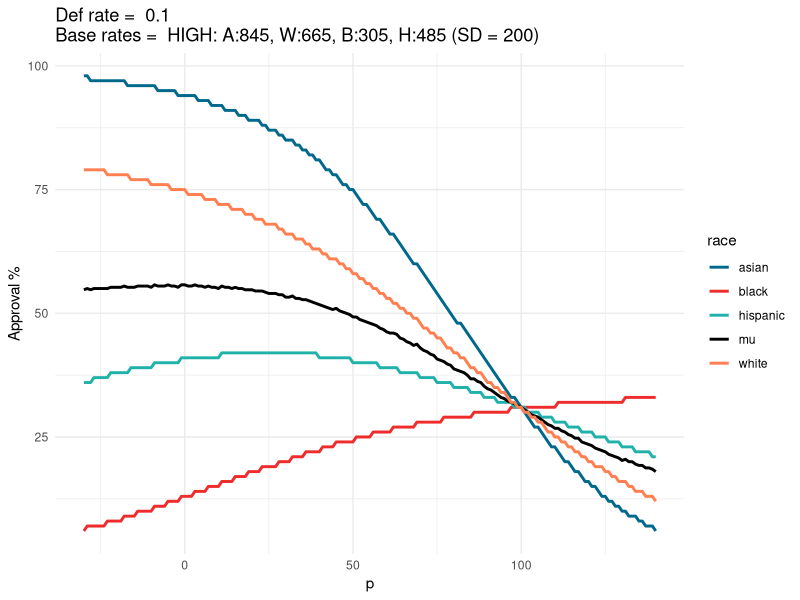

Recreate this plot in R.
#######################
#Define known values:
#######################
library(tidyverse)
library(patchwork)
library(jsonlite)

def.limit = 0.1

#FICO score distributions

# base_rates
#race_rates = c('asian'=0.06, 'white'=0.61, 'black'=0.14, 'hispanic'=0.19)
race_rates = c('asian'=0.25, 'white'=0.25, 'black'=0.25, 'hispanic'=0.25) #equal base rates

# means
race_means = c('asian'=675, 'white'=625, 'black'=525, 'hispanic'=575) #low diff
mu_type = 'LOW: A:675, W:625, B:525, H:575 (SD:200)'
race_means = c('asian'=750, 'white'=650, 'black'=450, 'hispanic'=550) #med diff
mu_type = 'MEDIUM: A:750, W:650, B:450, H:550 (SD:200)'
race_means = c('asian'=845, 'white'=665, 'black'=305, 'hispanic'=485) #high diff
mu_type = 'HIGH: A:845, W:665, B:305, H:485 (SD = 200)'
race_sds = c('asian'=200, 'white'=200, 'black'=200, 'hispanic'=200)
# race_means = c('asian'=641, 'white'=636, 'black'=528, 'hispanic'=583) #true means
# mu_type = 'EMPIRICAL: A:641, W:636, B:528, H:583'
#race_sds = c('asian'=115, 'white'=118, 'black'=118, 'hispanic'=120)

# pdf of fico score given the fico truncation.
dtnorm = function(x, m, s){
   dnorm(x, m, s) / (pnorm(850, m, s) - pnorm(300, m, s))
}

# default-rate for fico
def_rate_fico = function(x){(1-1/(1+exp(-.016*(x-550))))}

# default rate for threshold, mu, sd
default_rate = function(threshold, m, s){
   integrate(function(x){
      dtnorm(x,m,s)*def_rate_fico(x)
   },
   threshold,850)$val
}

# total default rate with baserates
default_rate_total = function(thresholds){
   dr = purrr::pmap_dbl(data.frame(threshold = thresholds, m = race_means, s = race_sds), 
                        default_rate)
   sum(dr*race_rates)/sum(race_rates) # in case we dont have it sum to 1
}

# find constant thresholds
find.constant.thresholds = function(def.limit){
   t = uniroot(function(t){ 
      default_rate_total(rep(t, 4))-def.limit
   }, 
   lower=300, 
   upper=850)$root
   rep(t, 4)
}

# find constant conditional probability
find.equal.thresholds = function(def.limit){
   p = uniroot(function(p){
      default_rate_total(qnorm(1-p, race_means, race_sds))-def.limit}, 
      lower=0.001, 
      upper=0.999)$root
   qnorm(1-p, race_means, race_sds)
}

# find threshold for interpolated p
thresholds_p1 = find.equal.thresholds(def.limit)
deltas = thresholds_p1 - mean(thresholds_p1)

find.interp.thresholds = function(p, def.limit){
   mu = uniroot(function(mu){ 
      thresholds = deltas*p + mu
      default_rate_total(thresholds)-def.limit
   }, lower=300, 
   upper=850)$root
   mu+deltas*p
}

# #Plot FICO by p
# p_list = seq(-150, 50, by = 1)
# out = matrix(ncol = length(find.interp.thresholds(0.5, def.limit)),
#              nrow = length(p_list))
# #Find thresholds
# for (p in p_list){
#    out[p+151,] = find.interp.thresholds(p/100, def.limit)
# }
# 
# df = data.frame(out)
# colnames(df) = c('asian','white','black','hispanic')
# df$p = p_list
# df = df %>% gather(key = 'race', value = 'FICO', 1:4)
# 
# 
# theme_set(theme_minimal())
# ggplot(data = df, aes(x=p, y = FICO))+
#    geom_line(aes(color = race, linetype = race),size = 1)+
#    scale_color_manual(values=c("deepskyblue4", "firebrick2","lightseagreen","coral"))+
#    ggtitle(paste("Def rate = ", def.limit, "\nBase rates = ", mu_type ))



#Find approval percent
slider_start = -30
slider_end = slider_start+170
p_list = seq(slider_start, slider_end, by = 1)
out = matrix(ncol = length(find.interp.thresholds(0.5, def.limit)),
             nrow = length(p_list))
for (p in p_list){ 
   for(i in 1:length(race_means))
      out[(p-(slider_start-1)),i] = round((1-pnorm(find.interp.thresholds(p/100, def.limit)[i], race_means[i], race_sds[i]))*100,0)
      #out[p+1,i] = (1-pnorm(find.interp.thresholds(p/100, def.limit)[i], race_means[i], race_sds[i]))
}

df = data.frame(out)
df$mu = rowMeans(df[,1:4])
colnames(df) = c('asian','white','black','hispanic', 'mu')
df$tradeoff = mu_type
out.json = toJSON(df, pretty = T)

write(out.json, "./FICOTest.json")
df$p = p_list
df = df %>% gather(key = 'race', value = 'FICO', 1:5)

df %>% filter(p %in% c(0,25,50,75,100), race == "mu") %>% select(FICO)
theme_set(theme_minimal())
ggplot(data = df, aes(x=p, y = FICO))+
   geom_line(aes(color = race),size = 1)+
   scale_color_manual(values=c("deepskyblue4", "firebrick2","lightseagreen",'black',"coral"))+
   ggtitle(paste("Def rate = ", def.limit, "\nBase rates = ", mu_type ))+
   ylab('Approval %')





